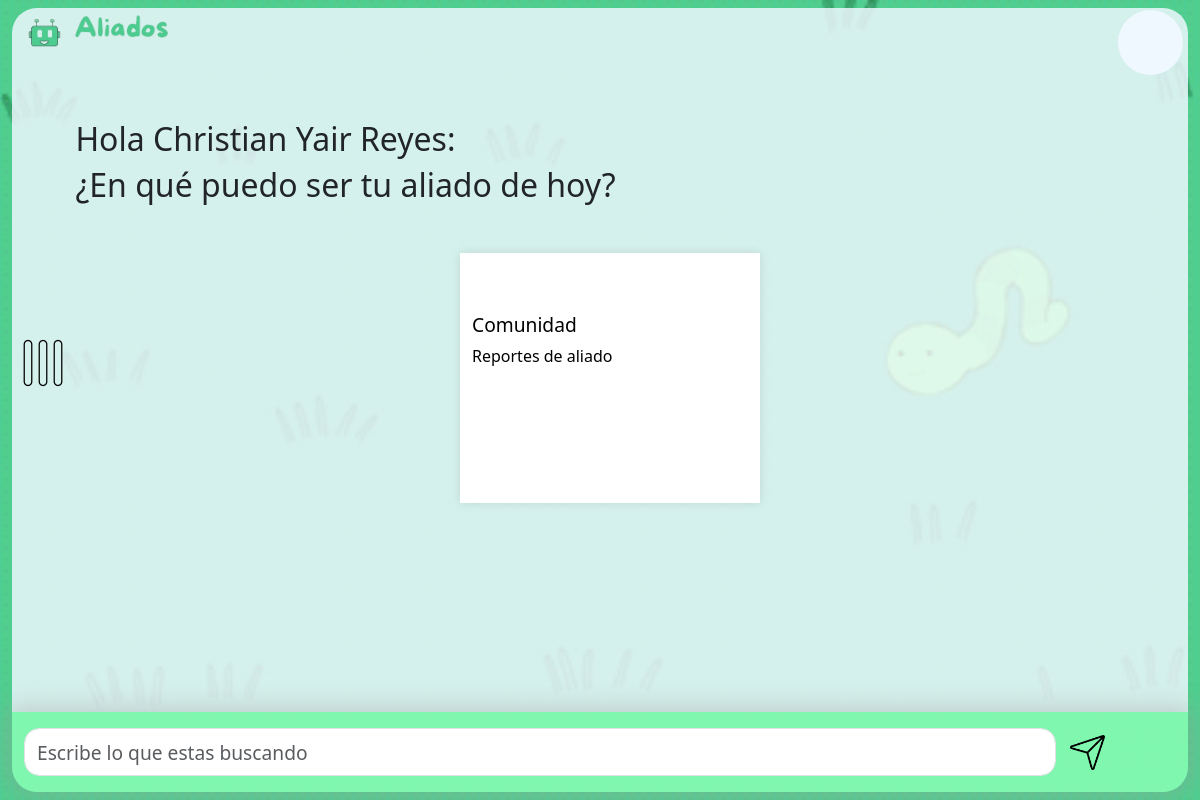
Before: /Cliente/Principalalm.php (signed in) with the older database file.
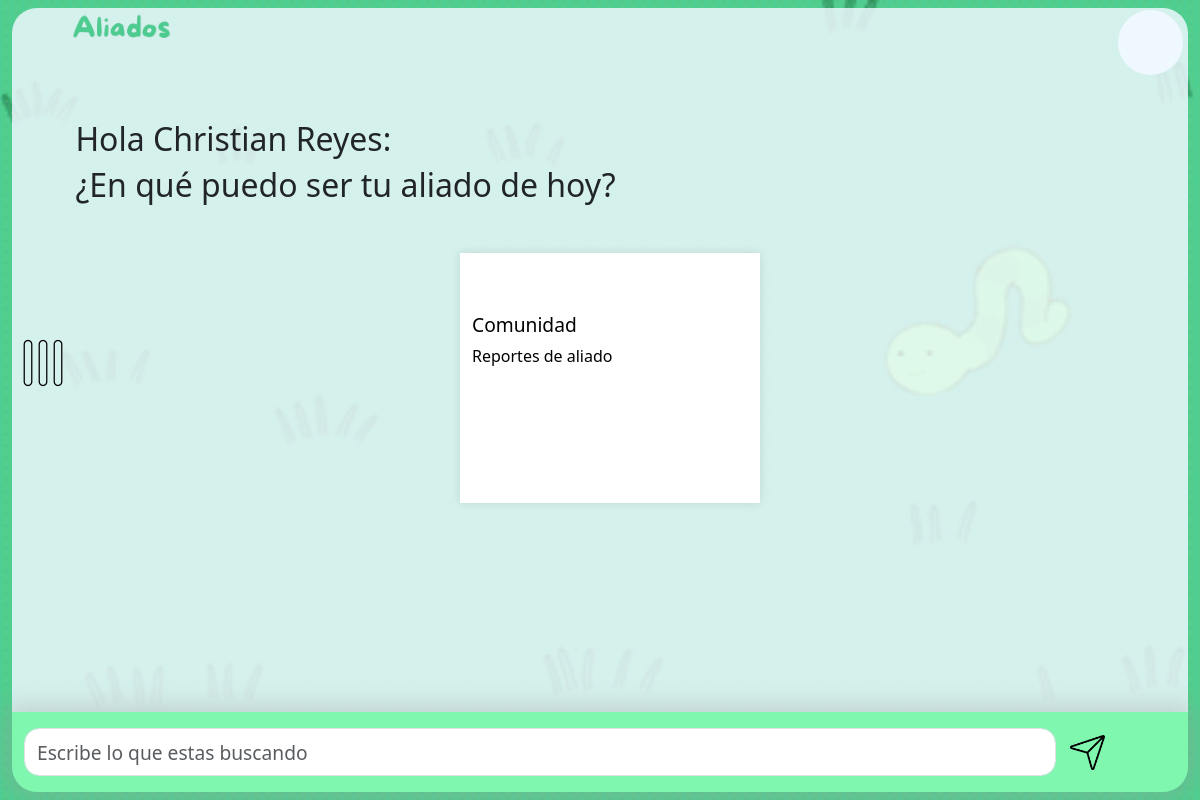
After: the same page with the newer database file.
### tables this page shows
CREATE TABLE `usuarios` (
  `id_usuario` int(11) NOT NULL,
  `nombre` varchar(40) NOT NULL,
  `apellidop` varchar(40) NOT NULL,
  `apellidom` varchar(40) NOT NULL,
  `correo` varchar(50) NOT NULL,
  `telefono` varchar(10) NOT NULL,
  `contraseña` varchar(30) NOT NULL,
  `estatus` varchar(8) NOT NULL,
  `tipo` varchar(13) NOT NULL,
  `avatar` varchar(55) NOT NULL,
  `fondo` varchar(60) NOT NULL
);

### Servidor/funciones_session/session_nombreapa.php (the view, shortened to what this page needs)
<?php
include("../Servidor/Conexion.php");
$id = $_SESSION['usuario'];
$query = "SELECT nombre, apellidop FROM usuarios WHERE id_usuario = $id";
$consulta = mysqli_query($conexion, $query);
if (mysqli_num_rows($consulta) > 0) {
    $row = mysqli_fetch_array($consulta);
    echo "" . $row["nombre"] . " " . $row["apellidop"];
}

### Cliente/Principalalm.php (shortened to what this page needs)
<!doctype html>
<html lang="en">
<head>
    <link href="https://cdn.jsdelivr.net/npm/bootstrap@5.3.1/dist/css/bootstrap.min.css" rel="stylesheet">
    <link rel="stylesheet" href="css/estilos.css">
</head>
<body class="scroll-body-no">
    <div class="container-fluid">
        <div class="row">
                <?php
                include("include/Menualm.php");
                ?>
            <div class="col centrar fondo" id="contenedor-principalalm">
                <button type="button" id="btn-menu-principalalm" class="btn-transparente" data-bs-toggle="collapse" data-bs-target="#colmenuprincipalalm" aria-expanded="false" aria-controls="colmenuprincipalalm">
                    <img src="imagenes/iconos/menudesactivado.png" class="icono-btn rotar-90" alt="">
                </button>
                <button type="button" id="btn-extras-principalalm" class="btn-transparente" data-bs-toggle="collapse" data-bs-target="#colconfigprincipalalm" aria-expanded="false" aria-controls="colconfigprincipalalm">
                    <img class="icono-btn" src="<?php include("../Servidor/funciones_session/session_avatar.php"); ?>" alt="">
                </button>
                <section id="principalalm-cuadro" class="cuadro-fondo centrar blanco-transparente borde-r-m">
                    <img id="principalalm-logo" class="logo-c" src="imagenes/logos/logoaliadoshorizontal.gif" alt="">
                    <main id="principalalm-main" class="row">
                        <div class="col">
                            <div class="row centrar espacio-top-c espacio-left-c">
                                <h1 class="titulo-m">
                                    Hola <?Php include("../Servidor/funciones_session/session_nombreapa.php") ?>:
                                </h1>
                                <h2 class="text-g">¿En qué puedo ser tu aliado de hoy?</h2>
                            </div>
                            <div class="row espacio-top-c centrar">
                                <a href="" class="card-principalalm blanco-solido decoracion-no">
                                    <div class="row espacio-top-m">
                                        <h1 class="text-m txt-negro">Comunidad</h1>
                                        <p class="text-c txt-negro">Reportes de aliado</p>
                                        <img class="icono-card-rb" src="imagenes/iconos/iconoplay.png" alt="">
                                    </div>
                                </a>
                            </div>
                        </div>
                    </main>
                    <div id="principalalm-barra-busqueda" class="row">
                        <form class="row centrar" action="" method="post">
                            <div class="col">
                                <input class="form-control text-m borde-r-c" id="principalalm-input-busqueda" type="text" placeholder="Escribe lo que estas buscando" aria-label="">
                            </div>
                            <div class="col-1 centrar espacio-right-c">
                                <button class="btn-transparente hover-btn" type="submit">
                                    <img class="icono-c" id="principalalm-icono-busqueda" src="imagenes/iconos/enviar.png" alt="">
                                </button>
                            </div>
                        </form>
                    </div>
                </section>
            </div>
                <?Php include("include/Configusuariosalm.php") ?>
        </div>
    </div>
</body>
</html>

### Cliente/include/Menualm.php (shortened to what this page needs)
<!doctype html>
<html lang="en">
<head>
    <link href="https://cdn.jsdelivr.net/npm/bootstrap@5.3.1/dist/css/bootstrap.min.css" rel="stylesheet">
    <link rel="stylesheet" href="css/estilos.css">
</head>
<body>
</body>
</html>

### Cliente/include/Configusuariosalm.php (shortened to what this page needs)
<!doctype html>
<html lang="en">
<head>
    <link href="https://cdn.jsdelivr.net/npm/bootstrap@5.3.1/dist/css/bootstrap.min.css" rel="stylesheet">
    <link rel="stylesheet" href="css/estilos.css">
</head>
<body>
</body>
</html>

### Cliente/css/estilos.css (style rules this page uses)
.centrar { display: flex; align-items: center; justify-content: center; }
.fondo { background-image: url("../imagenes/fondos/fondo-gusano.gif"); }
.espacio-top-m { margin-top: 60px; }
.espacio-top-c { margin-top: 25px; }
.espacio-left-c { margin-left: 10px; }
.espacio-right-c { padding-right: 30px; }
.btn-transparente { background-color: rgba(240, 248, 255, 0); border: none; }
.borde-r-c { border-radius: 15px; }
.borde-r-m { border-radius: 25px; }
.titulo-m { font-size: 2rem; }
.text-g { font-size: 2rem; }
.text-m { font-size: 1.2rem; }
.text-c { font-size: 1rem; }
.txt-negro { color: black; }
.logo-c { width: 150px; }
.icono-c { width: 30px; height: 30px; }
.icono-btn { width: 100%; border-radius: 100%; }
.icono-card-rb { position: absolute; width: 80px; right: 0vw; bottom: 14px; }
.cuadro-fondo { height: 98%; width: 100%; }
.decoracion-no { text-decoration: none; }
.blanco-transparente { background-color: rgba(240, 248, 255, 0.836); }
.blanco-solido { background-color: rgb(255, 255, 255); }
.scroll-body-no { margin: 0; padding: 0; height: 100vh; overflow: hidden; }
.rotar-90 { transform: rotate(90deg); }
#contenedor-principalalm { background-repeat: no-repeat; background-size: cover; background-position: center; height: 100vh; transition: 0.25s ease-in; }
#principalalm-cuadro { position: relative; width: 100%; }
#btn-menu-principalalm { position: absolute; z-index: 2; left: 5px; top: calc(45vh - 30px); transition: 0.4s ease-out; }
#btn-extras-principalalm { position: absolute; z-index: 3; right: 17px; top: 10px; width: 65px; height: 65px; background-color: aliceblue; border-radius: 50%; transition: 0.35s; }
#principalalm-logo { position: absolute; top: -50px; left: 10px; z-index: 1; }
#principalalm-main { position: absolute; bottom: 70px; height: 80%; width: 95%; overflow-y: auto; overflow-x: hidden; }
.card-principalalm { position: relative; height: calc(90px + 20vh); width: 300px; margin-top: 15px; margin-left: 2.5vh; box-shadow: 0 0 10px rgba(0, 0, 0, 0.1); }
#principalalm-barra-busqueda { position: absolute; bottom: 0vh; z-index: 1; height: 10vh; width: 100%; background-color: rgba(0, 255, 81, 0.399); border-bottom-left-radius: 25px; border-bottom-right-radius: 25px; box-shadow: 0px 0px 25px 5px rgba(156, 156, 156, 0.399); }
#principalalm-input-busqueda { height: 48px; }
#principalalm-icono-busqueda { width: 35px; height: 35px; margin-left: -40px; }

Changed rows visible on the page:
changed usuarios "Reyes": nombre "Christian Yair" → "Christian"
